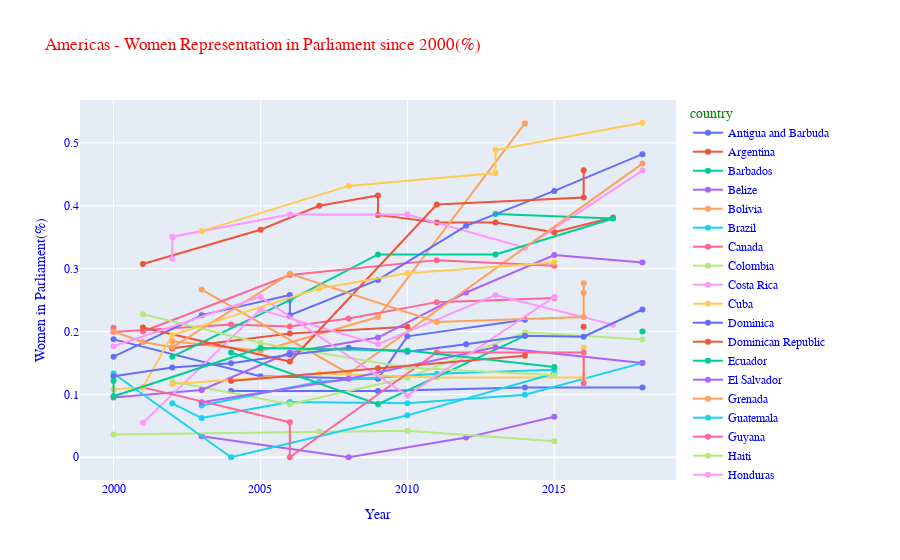

The notebook cell this image was saved under:
### Code cell
# select region for Europe
df_ame = df.query("(chamber_type != 'upper') and (year >= 2000) and (region == 'AME')")
# plot percentage throught the years by country
plot_perc_years(df_ame, 'Americas - Women Representation in Parliament since 2000(%)')

### Figure 1 — Plotly figure (JSON) as saved in the notebook; plotly's stock layout.template omitted (floating-point values rounded to 4 significant figures)
{"data": [{"hovertemplate": "country=Antigua and Barbuda<br>Year=%{x}<br>Women in Parliament(%)=%{y}<extra></extra>", "legendgroup": "Antigua and Barbuda", "line": {"color": "#636efa", "dash": "solid"}, "marker": {"symbol": "circle"}, "mode": "lines+markers", "name": "Antigua and Barbuda", "orientation": "v", "showlegend": true, "type": "scatter", "x": [2004, 2009, 2014, 2018], "xaxis": "x", "y": [0.1053, 0.1053, 0.1111, 0.1111], "yaxis": "y"}, {"hovertemplate": "country=Argentina<br>Year=%{x}<br>Women in Parliament(%)=%{y}<extra></extra>", "legendgroup": "Argentina", "line": {"color": "#EF553B", "dash": "solid"}, "marker": {"symbol": "circle"}, "mode": "lines+markers", "name": "Argentina", "orientation": "v", "showlegend": true, "type": "scatter", "x": [2001, 2005, 2007, 2009, 2009, 2011, 2013, 2015, 2017], "xaxis": "x", "y": [0.3074, 0.3618, 0.4, 0.4163, 0.3853, 0.3735, 0.3735, 0.358, 0.3813], "yaxis": "y"}, {"hovertemplate": "country=Barbados<br>Year=%{x}<br>Women in Parliament(%)=%{y}<extra></extra>", "legendgroup": "Barbados", "line": {"color": "#00cc96", "dash": "solid"}, "marker": {"symbol": "circle"}, "mode": "lines+markers", "name": "Barbados", "orientation": "v", "showlegend": true, "type": "scatter", "x": [2018], "xaxis": "x", "y": [0.2], "yaxis": "y"}, {"hovertemplate": "country=Belize<br>Year=%{x}<br>Women in Parliament(%)=%{y}<extra></extra>", "legendgroup": "Belize", "line": {"color": "#ab63fa", "dash": "solid"}, "marker": {"symbol": "circle"}, "mode": "lines+markers", "name": "Belize", "orientation": "v", "showlegend": true, "type": "scatter", "x": [2003, 2008, 2012, 2015], "xaxis": "x", "y": [0.03333, 0, 0.03125, 0.0645], "yaxis": "y"}, {"hovertemplate": "country=Bolivia<br>Year=%{x}<br>Women in Parliament(%)=%{y}<extra></extra>", "legendgroup": "Bolivia", "line": {"color": "#FFA15A", "dash": "solid"}, "marker": {"symbol": "circle"}, "mode": "lines+markers", "name": "Bolivia", "orientation": "v", "showlegend": true, "type": "scatter", "x": [2002, 2005, 2009, 2014], "xaxis": "x", "y": [0.1846, 0.1692, 0.223, 0.531], "yaxis": "y"}, {"hovertemplate": "country=Brazil<br>Year=%{x}<br>Women in Parliament(%)=%{y}<extra></extra>", "legendgroup": "Brazil", "line": {"color": "#19d3f3", "dash": "solid"}, "marker": {"symbol": "circle"}, "mode": "lines+markers", "name": "Brazil", "orientation": "v", "showlegend": true, "type": "scatter", "x": [2002, 2003, 2006, 2010, 2014, 2018], "xaxis": "x", "y": [0.08575, 0.06238, 0.0877, 0.08575, 0.0994, 0.1501], "yaxis": "y"}, {"hovertemplate": "country=Canada<br>Year=%{x}<br>Women in Parliament(%)=%{y}<extra></extra>", "legendgroup": "Canada", "line": {"color": "#FF6692", "dash": "solid"}, "marker": {"symbol": "circle"}, "mode": "lines+markers", "name": "Canada", "orientation": "v", "showlegend": true, "type": "scatter", "x": [2000, 2000, 2004, 2006, 2008, 2011, 2015], "xaxis": "x", "y": [0.2059, 0.1993, 0.211, 0.2078, 0.2208, 0.2467, 0.2532], "yaxis": "y"}, {"hovertemplate": "country=Colombia<br>Year=%{x}<br>Women in Parliament(%)=%{y}<extra></extra>", "legendgroup": "Colombia", "line": {"color": "#B6E880", "dash": "solid"}, "marker": {"symbol": "circle"}, "mode": "lines+markers", "name": "Colombia", "orientation": "v", "showlegend": true, "type": "scatter", "x": [2002, 2006, 2010, 2014, 2018], "xaxis": "x", "y": [0.1205, 0.08435, 0.1265, 0.1989, 0.1871], "yaxis": "y"}, {"hovertemplate": "country=Costa Rica<br>Year=%{x}<br>Women in Parliament(%)=%{y}<extra></extra>", "legendgroup": "Costa Rica", "line": {"color": "#FF97FF", "dash": "solid"}, "marker": {"symbol": "circle"}, "mode": "lines+markers", "name": "Costa Rica", "orientation": "v", "showlegend": true, "type": "scatter", "x": [2002, 2002, 2006, 2010, 2014, 2018], "xaxis": "x", "y": [0.3157, 0.3508, 0.386, 0.386, 0.3333, 0.456], "yaxis": "y"}, {"hovertemplate": "country=Cuba<br>Year=%{x}<br>Women in Parliament(%)=%{y}<extra></extra>", "legendgroup": "Cuba", "line": {"color": "#FECB52", "dash": "solid"}, "marker": {"symbol": "circle"}, "mode": "lines+markers", "name": "Cuba", "orientation": "v", "showlegend": true, "type": "scatter", "x": [2003, 2008, 2013, 2013, 2018], "xaxis": "x", "y": [0.3596, 0.4316, 0.4521, 0.4885, 0.532], "yaxis": "y"}, {"hovertemplate": "country=Dominica<br>Year=%{x}<br>Women in Parliament(%)=%{y}<extra></extra>", "legendgroup": "Dominica", "line": {"color": "#636efa", "dash": "solid"}, "marker": {"symbol": "circle"}, "mode": "lines+markers", "name": "Dominica", "orientation": "v", "showlegend": true, "type": "scatter", "x": [2000, 2005, 2009, 2010, 2014], "xaxis": "x", "y": [0.1875, 0.129, 0.125, 0.1923, 0.2188], "yaxis": "y"}, {"hovertemplate": "country=Dominican Republic<br>Year=%{x}<br>Women in Parliament(%)=%{y}<extra></extra>", "legendgroup": "Dominican Republic", "line": {"color": "#EF553B", "dash": "solid"}, "marker": {"symbol": "circle"}, "mode": "lines+markers", "name": "Dominican Republic", "orientation": "v", "showlegend": true, "type": "scatter", "x": [2002, 2002, 2006, 2010, 2016, 2016], "xaxis": "x", "y": [0.1733, 0.1733, 0.1967, 0.2076, null, 0.2076], "yaxis": "y"}, {"hovertemplate": "country=Ecuador<br>Year=%{x}<br>Women in Parliament(%)=%{y}<extra></extra>", "legendgroup": "Ecuador", "line": {"color": "#00cc96", "dash": "solid"}, "marker": {"symbol": "circle"}, "mode": "lines+markers", "name": "Ecuador", "orientation": "v", "showlegend": true, "type": "scatter", "x": [2002, 2006, 2009, 2013, 2017, 2013], "xaxis": "x", "y": [0.16, 0.25, 0.3225, 0.3225, 0.3796, 0.387], "yaxis": "y"}, {"hovertemplate": "country=El Salvador<br>Year=%{x}<br>Women in Parliament(%)=%{y}<extra></extra>", "legendgroup": "El Salvador", "line": {"color": "#ab63fa", "dash": "solid"}, "marker": {"symbol": "circle"}, "mode": "lines+markers", "name": "El Salvador", "orientation": "v", "showlegend": true, "type": "scatter", "x": [2000, 2003, 2006, 2009, 2012, 2015, 2018], "xaxis": "x", "y": [0.0952, 0.1071, 0.1666, 0.1904, 0.262, 0.3215, 0.3096], "yaxis": "y"}, {"hovertemplate": "country=Grenada<br>Year=%{x}<br>Women in Parliament(%)=%{y}<extra></extra>", "legendgroup": "Grenada", "line": {"color": "#FFA15A", "dash": "solid"}, "marker": {"symbol": "circle"}, "mode": "lines+markers", "name": "Grenada", "orientation": "v", "showlegend": true, "type": "scatter", "x": [2003, 2008, 2018], "xaxis": "x", "y": [0.2666, 0.1333, 0.467], "yaxis": "y"}, {"hovertemplate": "country=Guatemala<br>Year=%{x}<br>Women in Parliament(%)=%{y}<extra></extra>", "legendgroup": "Guatemala", "line": {"color": "#19d3f3", "dash": "solid"}, "marker": {"symbol": "circle"}, "mode": "lines+markers", "name": "Guatemala", "orientation": "v", "showlegend": true, "type": "scatter", "x": [2003, 2007, 2011, 2015], "xaxis": "x", "y": [0.0823, 0.1202, 0.1329, 0.1393], "yaxis": "y"}, {"hovertemplate": "country=Guyana<br>Year=%{x}<br>Women in Parliament(%)=%{y}<extra></extra>", "legendgroup": "Guyana", "line": {"color": "#FF6692", "dash": "solid"}, "marker": {"symbol": "circle"}, "mode": "lines+markers", "name": "Guyana", "orientation": "v", "showlegend": true, "type": "scatter", "x": [2001, 2006, 2011, 2015], "xaxis": "x", "y": [0.2, 0.2898, 0.3135, 0.3044], "yaxis": "y"}, {"hovertemplate": "country=Haiti<br>Year=%{x}<br>Women in Parliament(%)=%{y}<extra></extra>", "legendgroup": "Haiti", "line": {"color": "#B6E880", "dash": "solid"}, "marker": {"symbol": "circle"}, "mode": "lines+markers", "name": "Haiti", "orientation": "v", "showlegend": true, "type": "scatter", "x": [2000, 2007, 2010, 2015], "xaxis": "x", "y": [0.03613, 0.0408, 0.0421, 0.02542], "yaxis": "y"}, {"hovertemplate": "country=Honduras<br>Year=%{x}<br>Women in Parliament(%)=%{y}<extra></extra>", "legendgroup": "Honduras", "line": {"color": "#FF97FF", "dash": "solid"}, "marker": {"symbol": "circle"}, "mode": "lines+markers", "name": "Honduras", "orientation": "v", "showlegend": true, "type": "scatter", "x": [2001, 2005, 2009, 2013, 2017], "xaxis": "x", "y": [0.0547, 0.2344, 0.1797, 0.2578, 0.2109], "yaxis": "y"}, {"hovertemplate": "country=Jamaica<br>Year=%{x}<br>Women in Parliament(%)=%{y}<extra></extra>", "legendgroup": "Jamaica", "line": {"color": "#FECB52", "dash": "solid"}, "marker": {"symbol": "circle"}, "mode": "lines+markers", "name": "Jamaica", "orientation": "v", "showlegend": true, "type": "scatter", "x": [2002, 2007, 2011, 2016, 2016], "xaxis": "x", "y": [0.1166, 0.1333, 0.127, 0.127, 0.1746], "yaxis": "y"}, {"hovertemplate": "country=Mexico<br>Year=%{x}<br>Women in Parliament(%)=%{y}<extra></extra>", "legendgroup": "Mexico", "line": {"color": "#636efa", "dash": "solid"}, "marker": {"symbol": "circle"}, "mode": "lines+markers", "name": "Mexico", "orientation": "v", "showlegend": true, "type": "scatter", "x": [2000, 2003, 2006, 2006, 2009, 2012, 2015, 2018], "xaxis": "x", "y": [0.16, 0.226, 0.258, 0.226, 0.282, 0.368, 0.4236, 0.482], "yaxis": "y"}, {"hovertemplate": "country=Nicaragua<br>Year=%{x}<br>Women in Parliament(%)=%{y}<extra></extra>", "legendgroup": "Nicaragua", "line": {"color": "#EF553B", "dash": "solid"}, "marker": {"symbol": "circle"}, "mode": "lines+markers", "name": "Nicaragua", "orientation": "v", "showlegend": true, "type": "scatter", "x": [2001, 2006, 2011, 2016, 2016], "xaxis": "x", "y": [0.2065, 0.1522, 0.402, 0.413, 0.4565], "yaxis": "y"}, {"hovertemplate": "country=Panama<br>Year=%{x}<br>Women in Parliament(%)=%{y}<extra></extra>", "legendgroup": "Panama", "line": {"color": "#00cc96", "dash": "solid"}, "marker": {"symbol": "circle"}, "mode": "lines+markers", "name": "Panama", "orientation": "v", "showlegend": true, "type": "scatter", "x": [2004, 2009, 2014], "xaxis": "x", "y": [0.1666, 0.08453, 0.193], "yaxis": "y"}, {"hovertemplate": "country=Paraguay<br>Year=%{x}<br>Women in Parliament(%)=%{y}<extra></extra>", "legendgroup": "Paraguay", "line": {"color": "#ab63fa", "dash": "solid"}, "marker": {"symbol": "circle"}, "mode": "lines+markers", "name": "Paraguay", "orientation": "v", "showlegend": true, "type": "scatter", "x": [2003, 2008, 2013, 2018], "xaxis": "x", "y": [0.0875, 0.125, 0.175, 0.15], "yaxis": "y"}, {"hovertemplate": "country=Peru<br>Year=%{x}<br>Women in Parliament(%)=%{y}<extra></extra>", "legendgroup": "Peru", "line": {"color": "#FFA15A", "dash": "solid"}, "marker": {"symbol": "circle"}, "mode": "lines+markers", "name": "Peru", "orientation": "v", "showlegend": true, "type": "scatter", "x": [2000, 2001, 2002, 2006, 2011, 2016, 2016, 2016], "xaxis": "x", "y": [0.2, 0.1833, 0.175, 0.2917, 0.2153, 0.223, 0.2615, 0.2769], "yaxis": "y"}, {"hovertemplate": "country=Saint Kitts and Nevis<br>Year=%{x}<br>Women in Parliament(%)=%{y}<extra></extra>", "legendgroup": "Saint Kitts and Nevis", "line": {"color": "#19d3f3", "dash": "solid"}, "marker": {"symbol": "circle"}, "mode": "lines+markers", "name": "Saint Kitts and Nevis", "orientation": "v", "showlegend": true, "type": "scatter", "x": [2000, 2004, 2010, 2015], "xaxis": "x", "y": [0.1333, 0, 0.06665, 0.1333], "yaxis": "y"}, {"hovertemplate": "country=Saint Lucia<br>Year=%{x}<br>Women in Parliament(%)=%{y}<extra></extra>", "legendgroup": "Saint Lucia", "line": {"color": "#FF6692", "dash": "solid"}, "marker": {"symbol": "circle"}, "mode": "lines+markers", "name": "Saint Lucia", "orientation": "v", "showlegend": true, "type": "scatter", "x": [2001, 2006, 2006, 2011, 2016, 2016], "xaxis": "x", "y": [0.1111, 0.05554, 0, 0.1666, 0.1666, 0.1177], "yaxis": "y"}, {"hovertemplate": "country=Saint Vincent and the Grenadines<br>Year=%{x}<br>Women in Parliament(%)=%{y}<extra></extra>", "legendgroup": "Saint Vincent and the Grenadines", "line": {"color": "#B6E880", "dash": "solid"}, "marker": {"symbol": "circle"}, "mode": "lines+markers", "name": "Saint Vincent and the Grenadines", "orientation": "v", "showlegend": true, "type": "scatter", "x": [2001, 2005, 2010, 2015], "xaxis": "x", "y": [0.2273, 0.1818, 0.1428, 0.1305], "yaxis": "y"}, {"hovertemplate": "country=Suriname<br>Year=%{x}<br>Women in Parliament(%)=%{y}<extra></extra>", "legendgroup": "Suriname", "line": {"color": "#FF97FF", "dash": "solid"}, "marker": {"symbol": "circle"}, "mode": "lines+markers", "name": "Suriname", "orientation": "v", "showlegend": true, "type": "scatter", "x": [2000, 2005, 2010, 2015], "xaxis": "x", "y": [0.1765, 0.255, 0.098, 0.255], "yaxis": "y"}, {"hovertemplate": "country=Trinidad and Tobago<br>Year=%{x}<br>Women in Parliament(%)=%{y}<extra></extra>", "legendgroup": "Trinidad and Tobago", "line": {"color": "#FECB52", "dash": "solid"}, "marker": {"symbol": "circle"}, "mode": "lines+markers", "name": "Trinidad and Tobago", "orientation": "v", "showlegend": true, "type": "scatter", "x": [2000, 2001, 2002, 2007, 2010, 2015], "xaxis": "x", "y": [0.1081, 0.1111, 0.1945, 0.2683, 0.2927, 0.3096], "yaxis": "y"}, {"hovertemplate": "country=United States of America<br>Year=%{x}<br>Women in Parliament(%)=%{y}<extra></extra>", "legendgroup": "United States of America", "line": {"color": "#636efa", "dash": "solid"}, "marker": {"symbol": "circle"}, "mode": "lines+markers", "name": "United States of America", "orientation": "v", "showlegend": true, "type": "scatter", "x": [2000, 2002, 2004, 2006, 2008, 2010, 2012, 2014, 2016, 2018], "xaxis": "x", "y": [0.1288, 0.1426, 0.1494, 0.1632, 0.1741, 0.1678, 0.1797, 0.1931, 0.1917, 0.235], "yaxis": "y"}, {"hovertemplate": "country=Uruguay<br>Year=%{x}<br>Women in Parliament(%)=%{y}<extra></extra>", "legendgroup": "Uruguay", "line": {"color": "#EF553B", "dash": "solid"}, "marker": {"symbol": "circle"}, "mode": "lines+markers", "name": "Uruguay", "orientation": "v", "showlegend": true, "type": "scatter", "x": [2004, 2009, 2014], "xaxis": "x", "y": [0.1212, 0.1414, 0.1616], "yaxis": "y"}, {"hovertemplate": "country=Venezuela<br>Year=%{x}<br>Women in Parliament(%)=%{y}<extra></extra>", "legendgroup": "Venezuela", "line": {"color": "#00cc96", "dash": "solid"}, "marker": {"symbol": "circle"}, "mode": "lines+markers", "name": "Venezuela", "orientation": "v", "showlegend": true, "type": "scatter", "x": [2000, 2000, 2005, 2010, 2015], "xaxis": "x", "y": [0.1213, 0.097, 0.1737, 0.1697, 0.1437], "yaxis": "y"}], "layout": {"font": {"color": "blue", "family": "Courier New"}, "legend": {"title": {"font": {"color": "green"}, "text": "country"}, "tracegroupgap": 0}, "title": {"font": {"color": "red", "family": "Courier New"}, "text": "Americas - Women Representation in Parliament since 2000(%)"}, "xaxis": {"anchor": "y", "domain": [0, 1], "title": {"text": "Year"}}, "yaxis": {"anchor": "x", "domain": [0, 1], "title": {"text": "Women in Parliament(%)"}}}}
